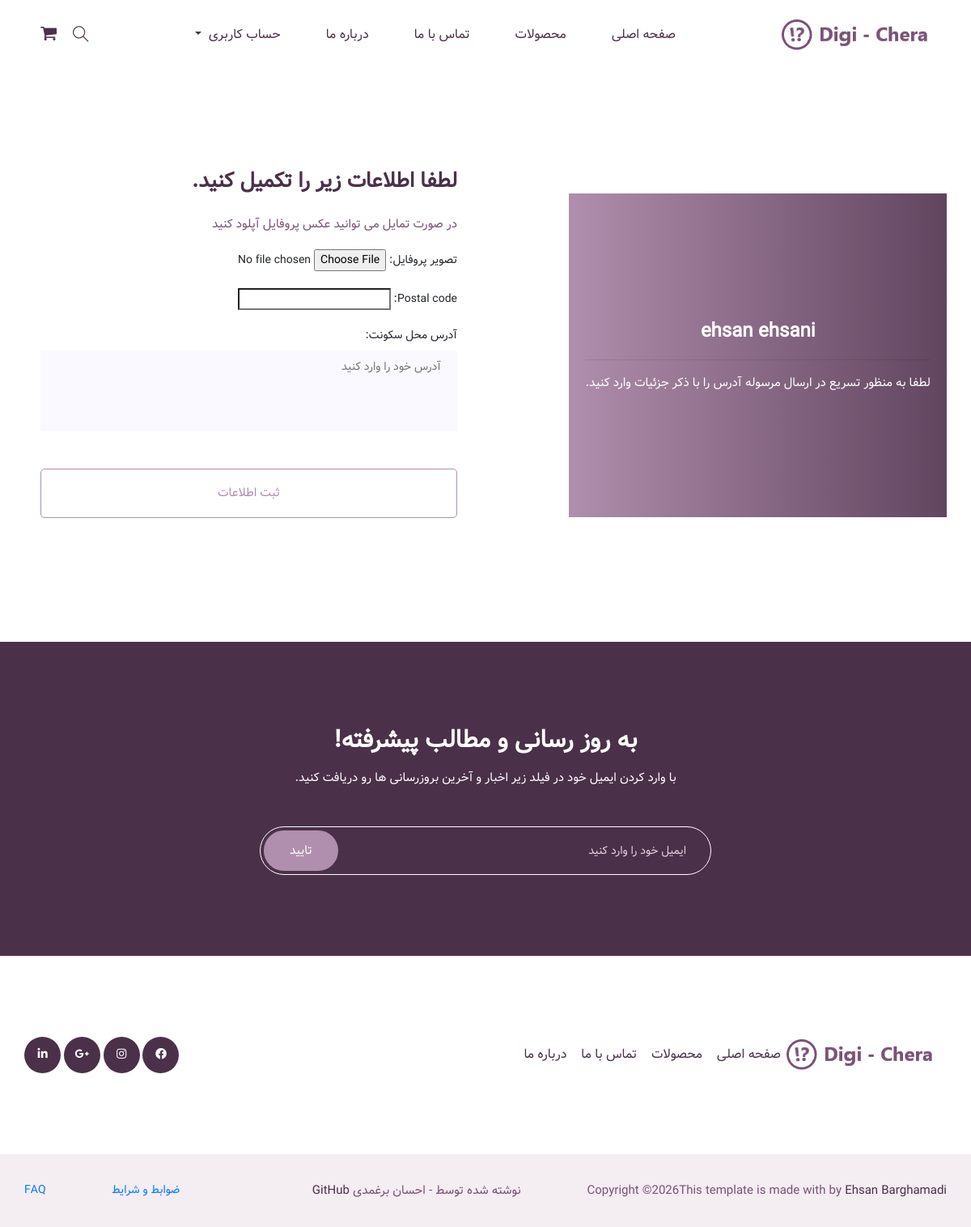
The page /account/update/ (signed in) on the database as committed earlier.
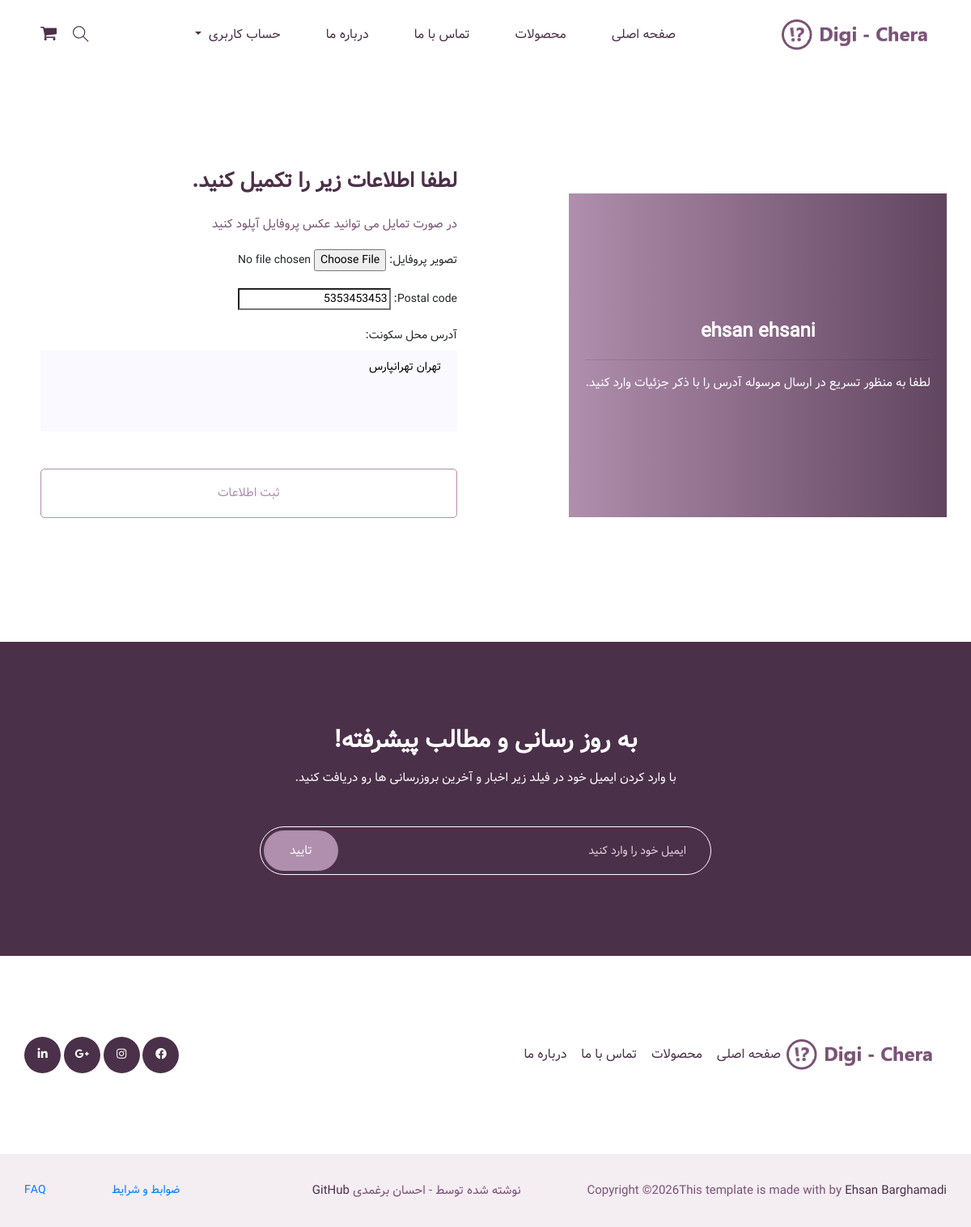
The same page on the database as committed later.
### account/models.py (models this page shows, shortened)
class Profile(TimeStampedModel):
    user = models.OneToOneField(
        settings.AUTH_USER_MODEL,
        on_delete=models.CASCADE,
        related_name='profile',
        verbose_name='کاربر'
    )
    location = models.TextField(
        verbose_name='آدرس',
        max_length=255,
        blank=True,
        null=True,
    )
    postal_code = models.CharField(
        verbose_name='کد پستی',
        max_length=10,
        validators=[IRPostalCodeField().clean],
        blank=True,
        null=True,
    )
    avatar = models.ImageField(
        verbose_name='تصویر پروفایل',
        upload_to='avatars/',
        validators=[validate_file_size],
        blank=True,
        null=True
    )
    class Meta:
        verbose_name = 'پروفایل'
        verbose_name_plural = 'پروفایل ها'

### account/views.py (the view)
# urls.py: path('update/', views.profile_update, name='update'),
@login_required
def profile_update(request):
    profile = request.user.profile
    if request.method == 'POST':
        form = ProfileForm(request.POST, request.FILES, instance=profile)
        if form.is_valid():
            form.save()
            messages.success(request, 'پروفایل شما با موفقیت بروزرسانی شد')
            return redirect('account:detail')
    else:
        form = ProfileForm(instance=profile)
    return render(request, 'account/profile_form.html', {'form': form})

### account/forms.py
class ProfileForm(forms.ModelForm):
    postal_code = IRPostalCodeField(
        max_length=10,
        min_length=10,
        label='کد پستی',
        widget=forms.TextInput(attrs={
                'class': 'form-control',
                'placeholder': 'کد پستی خود را وارد کنید',
        }),
    )
    class Meta:
        model = Profile
        fields = ['avatar', 'location', 'postal_code']
        labels = {
            'avatar': 'تصویر پروفایل',
            'location': 'آدرس محل سکونت',
        }
        widgets = {
            'avatar': forms.FileInput(attrs={
                'class': 'form_control_file',
            }),
            'location': forms.Textarea(attrs={
                'class': 'single-textarea',
                'placeholder': 'آدرس خود را وارد کنید',
            }),
        }

### account/templates/account/profile_form.html (shortened to what this page needs)
{% extends 'base.html' %}
{% load static %}
{% block content %}
{% if user.is_authenticated %}
    <section class="login_part section_padding ">
        <div class="container">
            <div class="row align-items-center">
                <div class="col-lg-6 col-md-6">
                    <div class="login_part_text text-center">
                        <div class="login_part_text_iner">
							<h2> {{ user.first_name }}  {{ user.last_name }} </h2>
							<hr>
                            <p>لطفا به منظور تسریع در ارسال مرسوله آدرس را با ذکر جزئیات وارد کنید.</p>
                        </div>
                    </div>
                </div>
                <div class="col-lg-6 col-md-6">
                    <div class="login_part_form">
                        <div class="login_part_form_iner">
                            <h3> لطفا اطلاعات زیر را تکمیل کنید.</h3>
                            <form class="row contact_form" action="#" method="post" enctype="multipart/form-data">
                                <div class="col-md-12 form-group p_star">
                                    <p>در صورت تمایل می توانید عکس پروفایل آپلود کنید</p>
                                </div>
                                <div class="col-md-12 form-group p_star">
                                    {{ form.avatar.label_tag }}
                                    {{ form.avatar }}
                                </div>
                                <div class="col-md-12 form-group p_star">
                                    {{ form.postal_code.label_tag }}
                                    {{ form.postal_code }}
                                </div>
                                <div class="col-md-12 form-group p_star">
                                    {{ form.location.label_tag }}
                                    {{ form.location }}
                                </div>
                                <div class="col-md-12 form-group">
                                    <button type="submit" value="submit" class="btn_3">
                                        ثبت اطلاعات
                                    </button>
                                </div>
                            </form>
                        </div>
                    </div>
                </div>
            </div>
        </div>
    </section>
{% endif %}
{% endblock content %}

Rows that differ between the two databases and show on the page:
changed Profile: postal_code (not shown) → "5353453453"; location (not shown) → "تهران تهرانپارس"
